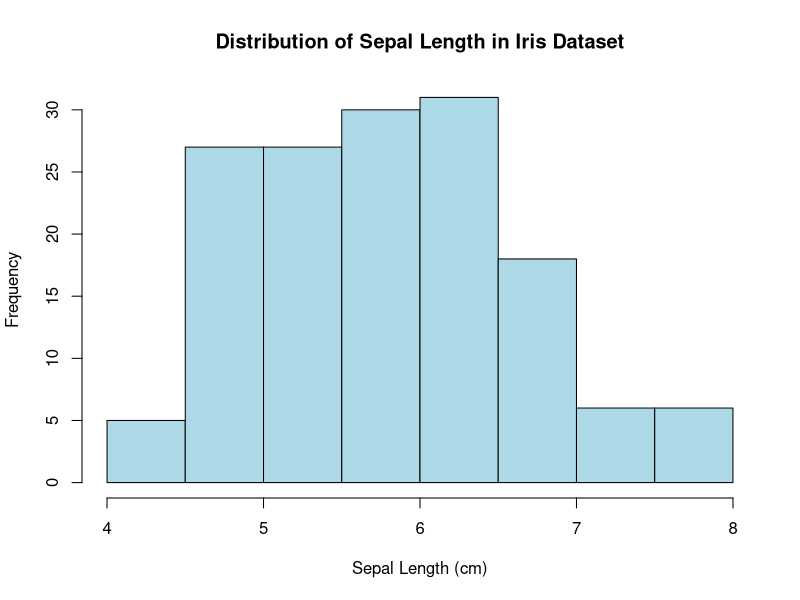
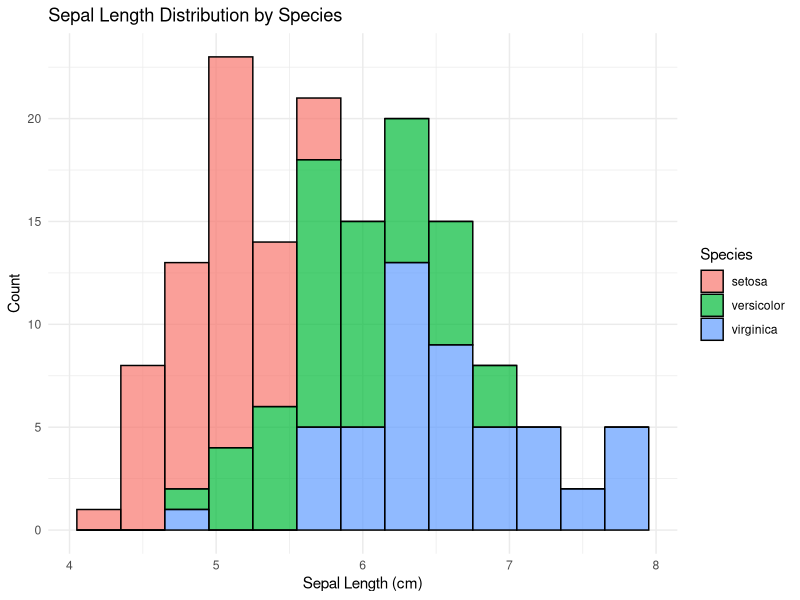
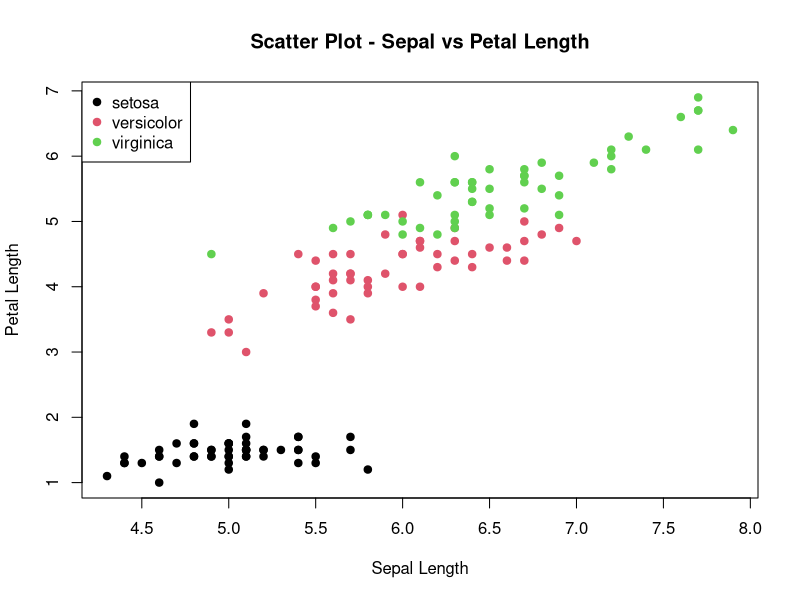

Reproduce these figures in R, in order.
# ====================================================================
# lab10_obsidian.R
# Collaborative R Visualization Project
# Dataset: iris 
# Team Members:
# Name (Roll Number)
# ====================================================================
# Load dataset
data(iris)

# View structure
str(iris)
# 1. Histogram - Distribution of Sepal Length
# Load dataset
data(iris)

# View structure
str(iris)

# Histogram for Sepal.Length
hist(iris$Sepal.Length,
     main = "Distribution of Sepal Length in Iris Dataset",
     xlab = "Sepal Length (cm)",
     ylab = "Frequency",
     col = "lightblue",
     border = "black")

# You can also try color by species (optional enhancement)
library(ggplot2)
ggplot(iris, aes(x = Sepal.Length, fill = Species)) +
  geom_histogram(binwidth = 0.3, color = "black", alpha = 0.7) +
  labs(title = "Sepal Length Distribution by Species",
       x = "Sepal Length (cm)",
       y = "Count") +
  theme_minimal()

# 2. Scatter Plot - Sepal vs Petal Length
plot(iris$Sepal.Length, iris$Petal.Length,
     main = "Scatter Plot - Sepal vs Petal Length",
     xlab = "Sepal Length",
     ylab = "Petal Length",
     col = iris$Species,
     pch = 19)
legend("topleft", legend = unique(iris$Species), col = 1:3, pch = 19)

# 3. Box Plot - Petal Width by Species

# 4. Line Plot - Mean Petal Length per Species

# 5. Bar Plot - Count of Each Species

# 6. Pie Chart
